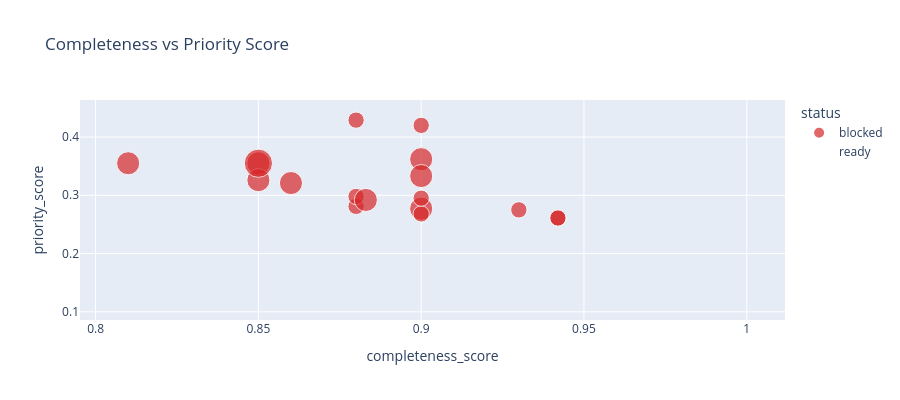

The notebook cell this image was saved under:
### Code cell
fig4 = px.scatter(
    df, x='completeness_score', y='priority_score', color='status', size='missing_count',
    hover_data=['case_id', 'name', 'start_date'],
    color_discrete_map={'blocked': '#d62728', 'review_needed': '#ff7f0e', 'ready': '#2ca02c'},
    title='Completeness vs Priority Score'
)
fig4.update_layout(height=400)
fig4.show()

### Figure 1 — Plotly figure (JSON) as saved in the notebook; plotly's stock layout.template omitted (floating-point values rounded to 4 significant figures)
{"data": [{"customdata": [["ONB-1001", "Ava Patel", "2026-04-22"], ["ONB-1002", "Mateo Ruiz", "2026-04-17"], ["ONB-1003", "Noah Brooks", "2026-04-15"], ["ONB-1004", "Lina Hassan", "2026-04-26"], ["ONB-1005", "Sara Jensen", "2026-04-19"], ["ONB-1006", "Ethan Park", "2026-04-13"], ["ONB-1007", "Priya Menon", "2026-04-21"], ["ONB-1008", "Julia Novak", "2026-04-24"], ["ONB-1010", "Grace Liu", "2026-04-14"], ["ONB-1011", "Ava Patel Jr", "2026-04-15"], ["ONB-1012", "Mateo Ruiz Jr", "2026-04-16"], ["ONB-1013", "Noah Brooks Jr", "2026-04-17"], ["ONB-1014", "Lina Hassan Jr", "2026-04-18"], ["ONB-1015", "Sara Jensen Jr", "2026-04-19"], ["ONB-1016", "Ethan Park Jr", "2026-04-20"], ["ONB-1017", "Priya Menon Jr", "2026-04-21"], ["ONB-1018", "Julia Novak Jr", "2026-04-13"], ["ONB-1020", "Grace Liu Jr", "2026-04-15"]], "hovertemplate": "status=blocked<br>completeness_score=%{x}<br>priority_score=%{y}<br>missing_count=%{marker.size}<br>case_id=%{customdata[0]}<br>name=%{customdata[1]}<br>start_date=%{customdata[2]}<extra></extra>", "legendgroup": "blocked", "marker": {"color": "#d62728", "size": [2, 2, 2, 1, 1, 1, 1, 1, 2, 2, 2, 2, 1, 1, 2, 1, 1, 3], "sizemode": "area", "sizeref": 0.0075, "symbol": "circle"}, "mode": "markers", "name": "blocked", "orientation": "v", "showlegend": true, "type": "scatter", "x": [0.9, 0.86, 0.85, 0.9, 0.93, 0.9, 0.942, 0.88, 0.9, 0.9, 0.81, 0.85, 0.9, 0.88, 0.883, 0.942, 0.88, 0.85], "xaxis": "x", "y": [0.277, 0.321, 0.355, 0.268, 0.275, 0.42, 0.261, 0.281, 0.362, 0.333, 0.355, 0.326, 0.295, 0.298, 0.292, 0.261, 0.429, 0.355], "yaxis": "y"}, {"customdata": [["ONB-1009", "Omar Farouk", "2026-04-16"], ["ONB-1019", "Omar Farouk Jr", "2026-04-14"]], "hovertemplate": "status=ready<br>completeness_score=%{x}<br>priority_score=%{y}<br>missing_count=%{marker.size}<br>case_id=%{customdata[0]}<br>name=%{customdata[1]}<br>start_date=%{customdata[2]}<extra></extra>", "legendgroup": "ready", "marker": {"color": "#2ca02c", "size": [0, 0], "sizemode": "area", "sizeref": 0.0075, "symbol": "circle"}, "mode": "markers", "name": "ready", "orientation": "v", "showlegend": true, "type": "scatter", "x": [1.0, 1.0], "xaxis": "x", "y": [0.11, 0.157], "yaxis": "y"}], "layout": {"height": 400, "legend": {"itemsizing": "constant", "title": {"text": "status"}, "tracegroupgap": 0}, "title": {"text": "Completeness vs Priority Score"}, "xaxis": {"anchor": "y", "domain": [0, 1], "title": {"text": "completeness_score"}}, "yaxis": {"anchor": "x", "domain": [0, 1], "title": {"text": "priority_score"}}}}
